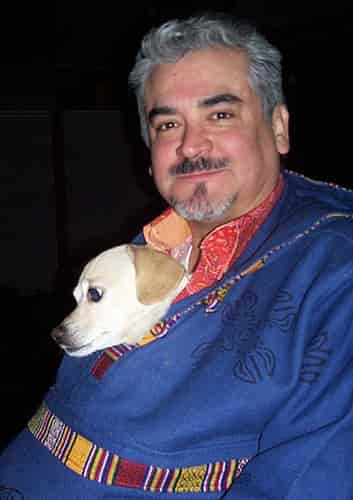
#> input picture tests/data/VOCdevkit/VOC2007/JPEGImages/000001.jpg, 353 x 500 px, found by its file name; its folder holds only this picture in this run
$ python cat_img.py
#> lines starting #> are read from the running program, lines starting #| are printed output that depends on the picture
from PIL import Image
import os


def vertical_concatenate_images(folder1, folder2, output_folder):
    """
    竖直拼接两个文件夹中的同名图片。

    参数:
        folder1 (str): 第一个文件夹路径。
        folder2 (str): 第二个文件夹路径。
        output_folder (str): 输出文件夹路径。
    """
#> called with output_folder = '/home/f523/disk1/sxp/mmfewshot/result'
    # 确保输出文件夹存在
    if not os.path.exists(output_folder):
        os.makedirs(output_folder)

    # 获取第一个文件夹中的所有文件名
    files = os.listdir(folder1)

    for file_name in files:
        # 构造两个文件的完整路径
        path1 = os.path.join(folder1, file_name)
        path2 = os.path.join(folder2, file_name)

        # 检查文件是否存在于两个文件夹中
        if os.path.exists(path1) and os.path.exists(path2):
            try:
                # 打开两张图片
                img1 = Image.open(path1)
#> img1 is the input picture: PIL image 353x500 RGB; mean R, G, B 63.5, 61, 81
                img2 = Image.open(path2)

                # 获取图片宽度和高度
                width1, height1 = img1.size
#> width1 = 353; height1 = 500
                width2, height2 = img2.size
#> width2 = 353; height2 = 500

                # 确保两张图片宽度一致，否则调整宽度
                if width1 != width2:
                    img2 = img2.resize((width1, int(height2 * (width1 / width2))))

                # 创建一个新的空白图片，高度为两张图片高度之和
                new_height = height1 + img2.height
#> new_height = 1000
                new_image = Image.new('RGB', (width1, new_height))
#> new_image: PIL image 353x1000 RGB; every value is 0

                # 将两张图片粘贴到新图片中
                new_image.paste(img1, (0, 0))
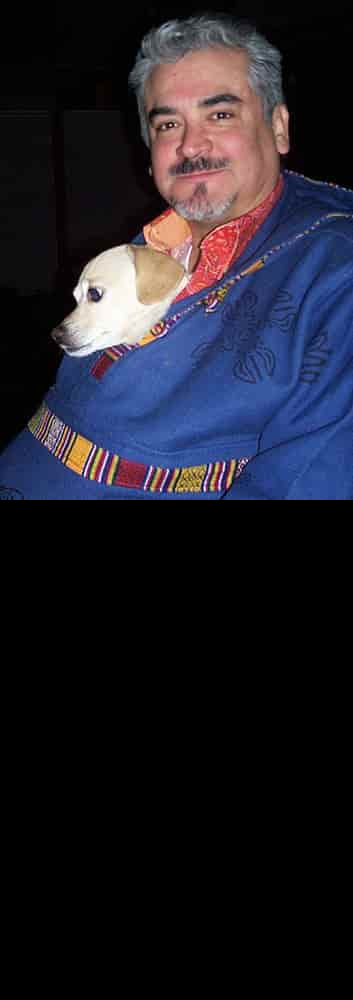
#> new_image: PIL image 353x1000 RGB; mean R, G, B 31.8, 30.5, 40.5
                new_image.paste(img2, (0, height1))
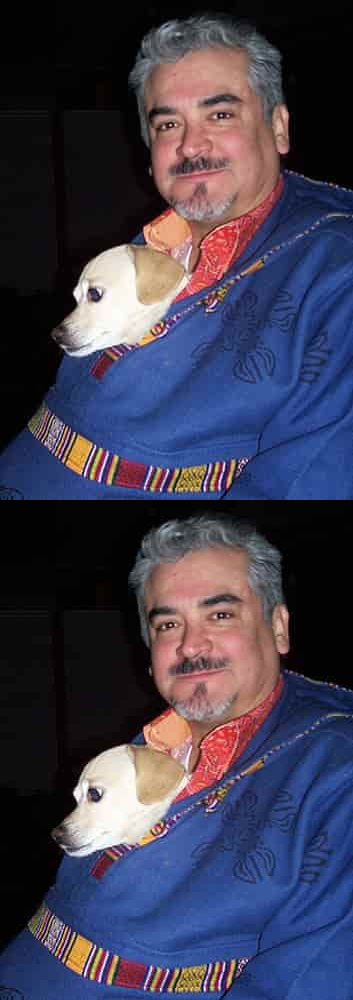
#> new_image: PIL image 353x1000 RGB; mean R, G, B 63.5, 61, 81

                # 保存结果图片
                output_path = os.path.join(output_folder, file_name)
                new_image.save(output_path)
                print(f"Saved concatenated image to {output_path}")
            except Exception as e:
                print(f"Error processing {file_name}: {e}")
        else:
            print(f"File {file_name} not found in both folders.")


# 示例用法
folder1 = "/home/f523/disk1/sxp/mmfewshot/work_dirs/meta-rcnn_r101_c4_8xb4_voc-split1_10shot-fine-tuning_ms/vis/VOC2007/JPEGImages"
folder2 = "/home/f523/disk1/sxp/mmfewshot/work_dirs/vfa_r101_c4_8xb4_voc-split1_10shot-fine-tuning/vis/VOC2007/JPEGImages"
output_folder = "/home/f523/disk1/sxp/mmfewshot/result"

vertical_concatenate_images(folder1, folder2, output_folder)

$ run again, on tests/data/VOCdevkit/VOC2007/JPEGImages/000005.jpg
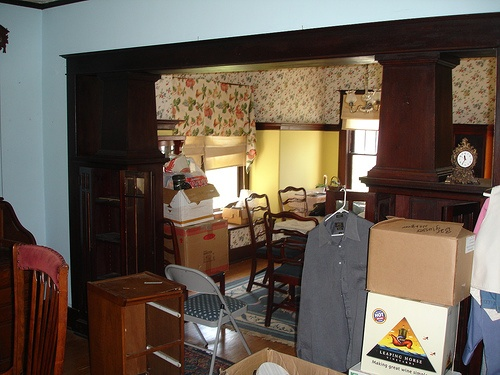
#> input picture tests/data/VOCdevkit/VOC2007/JPEGImages/000005.jpg, 500 x 375 px, found by its file name
#> in vertical_concatenate_images, img1 is the input picture: PIL image 500x375 RGB; mean R, G, B 104.1, 91.9, 80.4
#> in vertical_concatenate_images, `new_image.paste(img1, (0, 0))`:
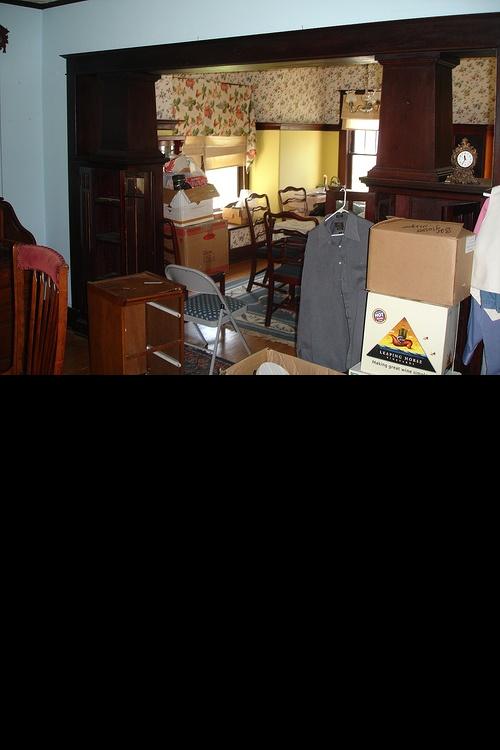
#> new_image: PIL image 500x750 RGB; mean R, G, B 52.1, 46, 40.2
#> in vertical_concatenate_images, `new_image.paste(img2, (0, height1))`:
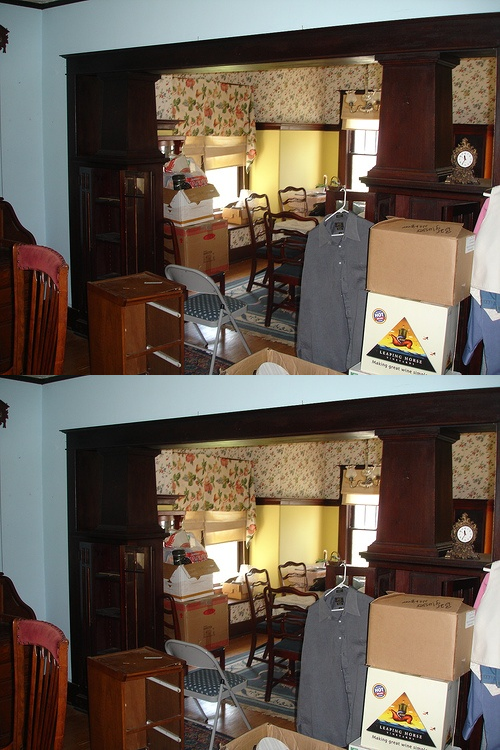
#> new_image: PIL image 500x750 RGB; mean R, G, B 104.1, 91.9, 80.4

$ run again, on tests/data/VOCdevkit/VOC2007/JPEGImages/000002.jpg
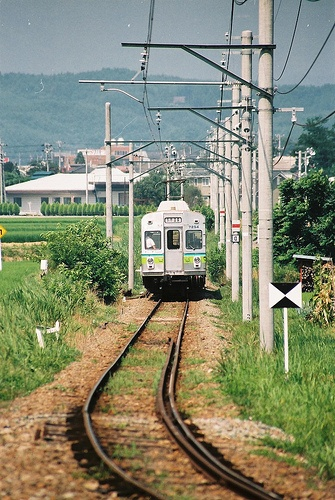
#> input picture tests/data/VOCdevkit/VOC2007/JPEGImages/000002.jpg, 335 x 500 px, found by its file name
#> in vertical_concatenate_images, img1 is the input picture: PIL image 335x500 RGB; mean R, G, B 133.4, 137.3, 113.3
#> in vertical_concatenate_images, `new_image.paste(img1, (0, 0))`:
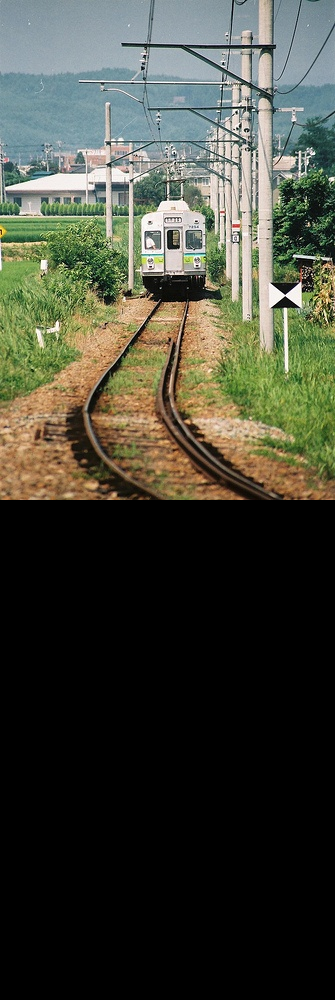
#> new_image: PIL image 335x1000 RGB; mean R, G, B 66.7, 68.7, 56.7
#> in vertical_concatenate_images, `new_image.paste(img2, (0, height1))`:
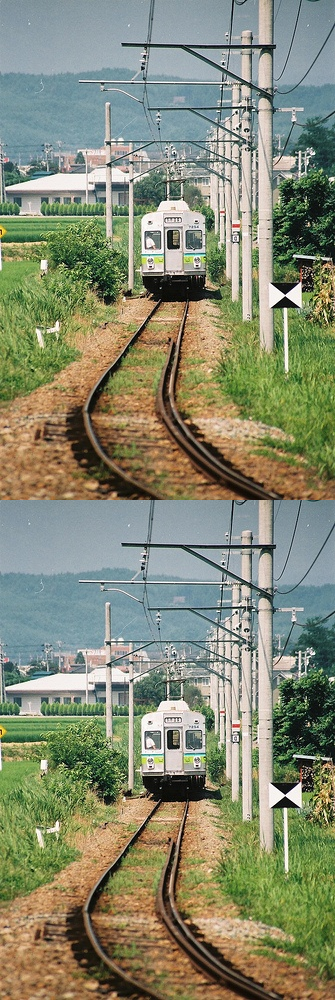
#> new_image: PIL image 335x1000 RGB; mean R, G, B 133.4, 137.3, 113.3

$ run again, on tests/data/VOCdevkit/VOC2007/JPEGImages/000003.jpg
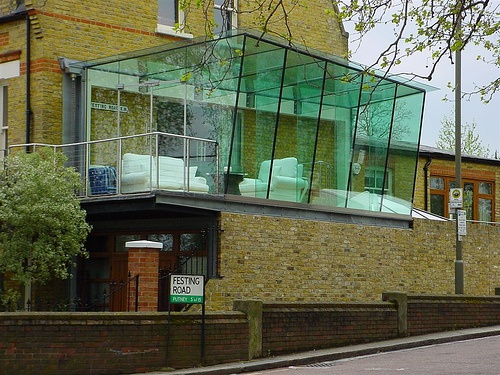
#> input picture tests/data/VOCdevkit/VOC2007/JPEGImages/000003.jpg, 500 x 375 px, found by its file name
#> in vertical_concatenate_images, img1 is the input picture: PIL image 500x375 RGB; mean R, G, B 99.2, 104.8, 78.6
#> in vertical_concatenate_images, `new_image.paste(img1, (0, 0))`:
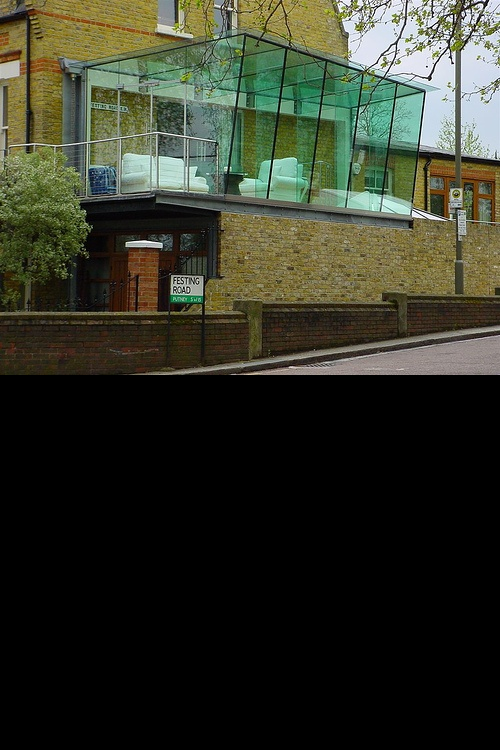
#> new_image: PIL image 500x750 RGB; mean R, G, B 49.6, 52.4, 39.3
#> in vertical_concatenate_images, `new_image.paste(img2, (0, height1))`:
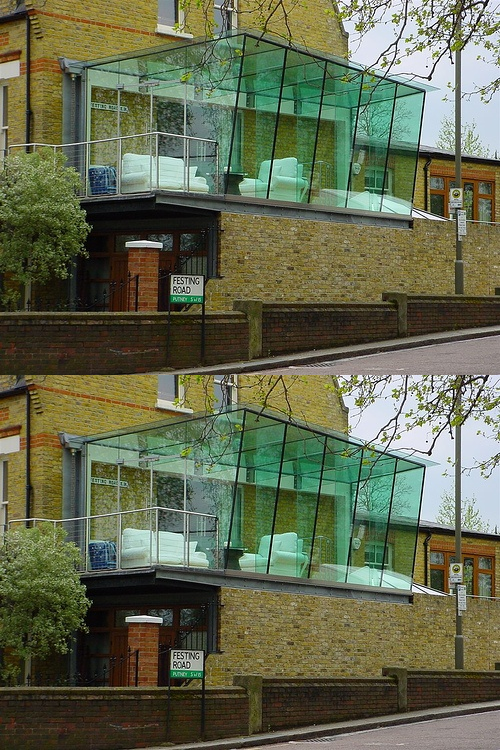
#> new_image: PIL image 500x750 RGB; mean R, G, B 99.2, 104.8, 78.6

$ run again, on tests/data/VOCdevkit/VOC2007/JPEGImages/000004.jpg
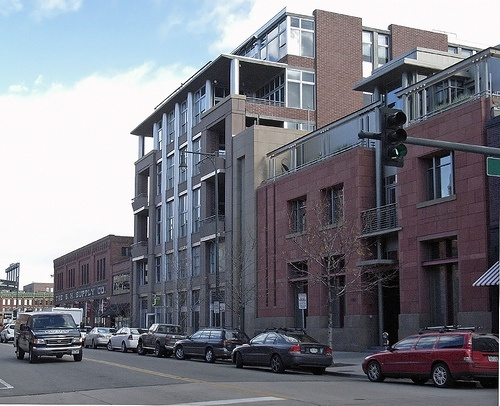
#> input picture tests/data/VOCdevkit/VOC2007/JPEGImages/000004.jpg, 500 x 406 px, found by its file name
#> in vertical_concatenate_images, img1 is the input picture: PIL image 500x406 RGB; mean R, G, B 122.4, 123.8, 132.6
#> in vertical_concatenate_images, `new_image.paste(img1, (0, 0))`:
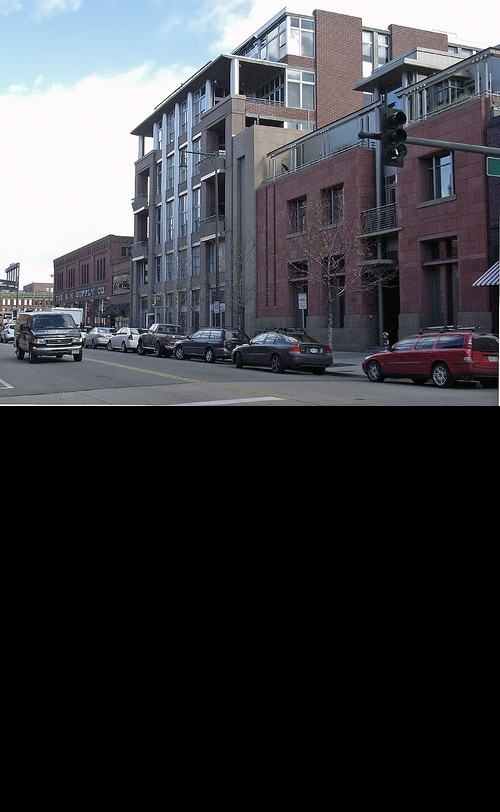
#> new_image: PIL image 500x812 RGB; mean R, G, B 61.2, 61.9, 66.3
#> in vertical_concatenate_images, `new_image.paste(img2, (0, height1))`:
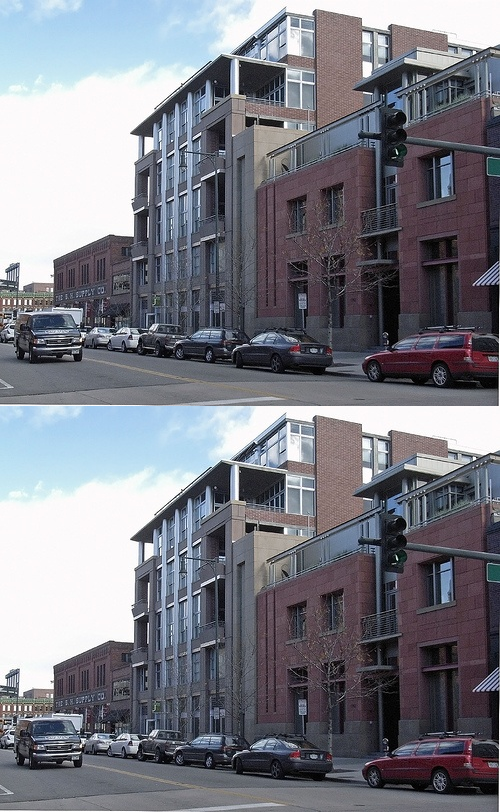
#> new_image: PIL image 500x812 RGB; mean R, G, B 122.4, 123.8, 132.6
